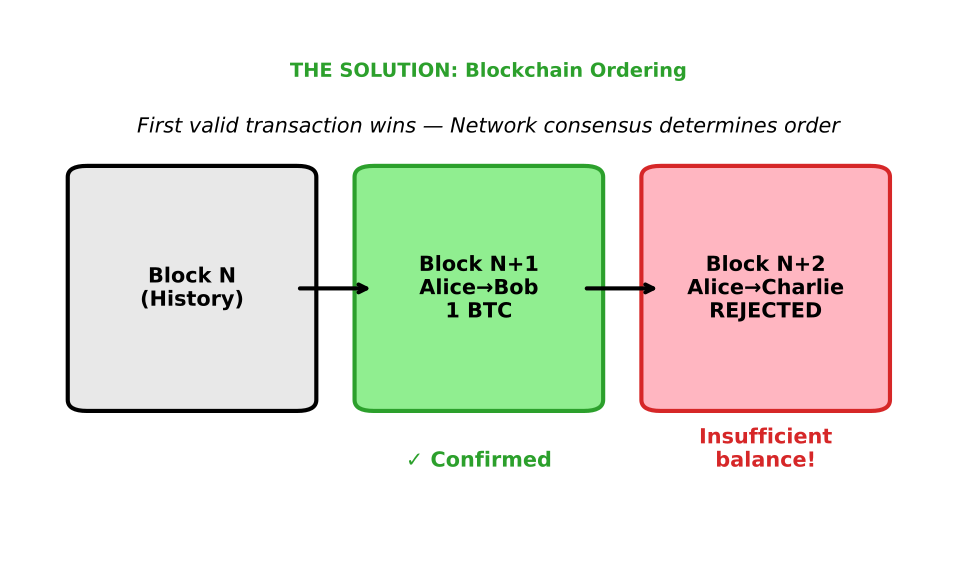

Generate this figure with Python:
"""
Double Spending Solution - Blockchain Ordering
ONE figure only - shows how blockchain solves double spending
"""

import matplotlib.pyplot as plt
from matplotlib.patches import FancyBboxPatch
import numpy as np
from pathlib import Path

CHART_METADATA = {
    'title': 'Double Spending Solution - Blockchain Ordering',
    'url': 'https://github.com/Digital-AI-Finance/Blockchain_Crypto/tree/main/Module_A_Blockchain_Foundations/L01_What_is_Blockchain/charts/03b_double_spending_solution'
}

# MANDATORY: Font size 11pt minimum for readability after scaling
plt.rcParams.update({
    'font.size': 14,
    'axes.labelsize': 14,
    'axes.titlesize': 16,
    'xtick.labelsize': 12,
    'ytick.labelsize': 12,
    'legend.fontsize': 12,
    'figure.figsize': (10, 6),
    'figure.dpi': 150
})

MLPURPLE = '#3333B2'
MLBLUE = '#0066CC'
MLORANGE = '#FF7F0E'
MLGREEN = '#2CA02C'
MLRED = '#D62728'

fig, ax = plt.subplots(figsize=(10, 6))

# Timeline with blocks
blocks = [
    (0.08, 'Block N\n(History)', '#E8E8E8', 'black'),
    (0.38, 'Block N+1\nAlice→Bob\n1 BTC', '#90EE90', MLGREEN),
    (0.68, 'Block N+2\nAlice→Charlie\nREJECTED', '#FFB6C1', MLRED),
]

for bx, label, facecolor, edgecolor in blocks:
    box = FancyBboxPatch((bx, 0.3), 0.22, 0.4, boxstyle="round,pad=0.02",
                          facecolor=facecolor, edgecolor=edgecolor, linewidth=3)
    ax.add_patch(box)
    ax.text(bx + 0.11, 0.5, label, ha='center', va='center', fontsize=15, fontweight='bold')

# Chain arrows
ax.annotate('', xy=(0.38, 0.5), xytext=(0.30, 0.5),
            arrowprops=dict(arrowstyle='->', color='black', lw=3))
ax.annotate('', xy=(0.68, 0.5), xytext=(0.60, 0.5),
            arrowprops=dict(arrowstyle='->', color='black', lw=3))

# Title
ax.text(0.5, 0.88, 'THE SOLUTION: Blockchain Ordering',
        ha='center', fontsize=14, fontweight='bold', color=MLGREEN)

# Explanation
ax.text(0.5, 0.78, 'First valid transaction wins — Network consensus determines order',
        ha='center', fontsize=15, style='italic')

# Rejection note
ax.text(0.79, 0.18, 'Insufficient\nbalance!', ha='center', fontsize=15,
        color=MLRED, fontweight='bold')

# Checkmark on accepted block
ax.text(0.49, 0.18, '✓ Confirmed', ha='center', fontsize=15,
        color=MLGREEN, fontweight='bold')

ax.set_xlim(0, 1)
ax.set_ylim(0, 1)
ax.axis('off')

plt.tight_layout()

output_path = Path(__file__).parent / 'chart.pdf'
plt.savefig(output_path, bbox_inches='tight', dpi=300)
print(f"Chart saved to: {output_path.absolute()}")
plt.close()
